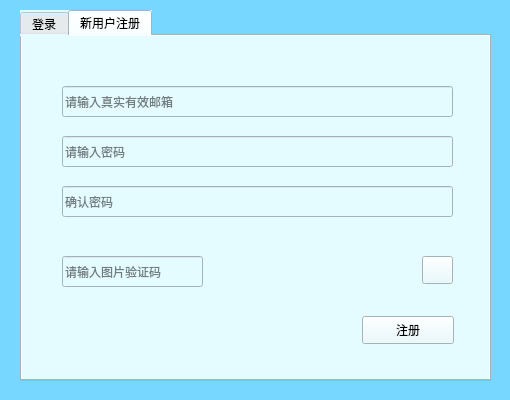
<?xml version="1.0" encoding="UTF-8"?>
<ui version="4.0">
 <class>Form</class>
 <widget class="QWidget" name="Form">
  <property name="geometry">
   <rect>
    <x>0</x>
    <y>0</y>
    <width>510</width>
    <height>400</height>
   </rect>
  </property>
  <property name="windowTitle">
   <string>Form</string>
  </property>
  <property name="styleSheet">
   <string notr="true">background-color: rgb(119, 215, 255);</string>
  </property>
  <widget class="QTabWidget" name="tabWidget">
   <property name="enabled">
    <bool>true</bool>
   </property>
   <property name="geometry">
    <rect>
     <x>20</x>
     <y>10</y>
     <width>471</width>
     <height>371</height>
    </rect>
   </property>
   <property name="styleSheet">
    <string notr="true">background-color: rgb(228, 251, 255);</string>
   </property>
   <property name="currentIndex">
    <number>1</number>
   </property>
   <widget class="QWidget" name="login_tab">
    <attribute name="title">
     <string>登录</string>
    </attribute>
    <widget class="QLineEdit" name="userAccountLineEdit">
     <property name="geometry">
      <rect>
       <x>40</x>
       <y>60</y>
       <width>391</width>
       <height>31</height>
      </rect>
     </property>
     <property name="placeholderText">
      <string>请输入邮箱</string>
     </property>
    </widget>
    <widget class="QLineEdit" name="passwordLineEdit">
     <property name="geometry">
      <rect>
       <x>40</x>
       <y>200</y>
       <width>391</width>
       <height>31</height>
      </rect>
     </property>
     <property name="echoMode">
      <enum>QLineEdit::Password</enum>
     </property>
     <property name="placeholderText">
      <string>请输入密码</string>
     </property>
    </widget>
    <widget class="QPushButton" name="loginPushButton">
     <property name="geometry">
      <rect>
       <x>220</x>
       <y>270</y>
       <width>92</width>
       <height>28</height>
      </rect>
     </property>
     <property name="text">
      <string>登录</string>
     </property>
    </widget>
    <widget class="QLineEdit" name="imgVerifiyCodeLineEdit">
     <property name="geometry">
      <rect>
       <x>40</x>
       <y>130</y>
       <width>131</width>
       <height>31</height>
      </rect>
     </property>
     <property name="text">
      <string/>
     </property>
     <property name="placeholderText">
      <string>请输入图片验证码</string>
     </property>
    </widget>
    <widget class="QLabel" name="codeImageLabel">
     <property name="geometry">
      <rect>
       <x>180</x>
       <y>120</y>
       <width>191</width>
       <height>41</height>
      </rect>
     </property>
     <property name="toolTip">
      <string>看不清？点击刷新</string>
     </property>
     <property name="text">
      <string/>
     </property>
     <property name="scaledContents">
      <bool>true</bool>
     </property>
    </widget>
    <widget class="QPushButton" name="exitButton">
     <property name="geometry">
      <rect>
       <x>340</x>
       <y>270</y>
       <width>92</width>
       <height>28</height>
      </rect>
     </property>
     <property name="text">
      <string>退出</string>
     </property>
    </widget>
    <widget class="QPushButton" name="refreshButton">
     <property name="geometry">
      <rect>
       <x>380</x>
       <y>130</y>
       <width>31</width>
       <height>28</height>
      </rect>
     </property>
     <property name="text">
      <string/>
     </property>
    </widget>
    <widget class="QPushButton" name="forgetPushButton">
     <property name="geometry">
      <rect>
       <x>40</x>
       <y>270</y>
       <width>121</width>
       <height>28</height>
      </rect>
     </property>
     <property name="text">
      <string>忘记/修改密码</string>
     </property>
    </widget>
   </widget>
   <widget class="QWidget" name="tab">
    <attribute name="title">
     <string>新用户注册</string>
    </attribute>
    <widget class="QLineEdit" name="registerPwdLineEdit">
     <property name="geometry">
      <rect>
       <x>40</x>
       <y>100</y>
       <width>391</width>
       <height>31</height>
      </rect>
     </property>
     <property name="echoMode">
      <enum>QLineEdit::Password</enum>
     </property>
     <property name="placeholderText">
      <string>请输入密码</string>
     </property>
    </widget>
    <widget class="QLineEdit" name="registerVerifyLineEdit">
     <property name="geometry">
      <rect>
       <x>40</x>
       <y>220</y>
       <width>141</width>
       <height>31</height>
      </rect>
     </property>
     <property name="placeholderText">
      <string>请输入图片验证码</string>
     </property>
    </widget>
    <widget class="QPushButton" name="registerPushButton">
     <property name="geometry">
      <rect>
       <x>340</x>
       <y>280</y>
       <width>92</width>
       <height>28</height>
      </rect>
     </property>
     <property name="text">
      <string>注册</string>
     </property>
    </widget>
    <widget class="QLineEdit" name="registerPwdCnfLineEdit">
     <property name="geometry">
      <rect>
       <x>40</x>
       <y>150</y>
       <width>391</width>
       <height>31</height>
      </rect>
     </property>
     <property name="echoMode">
      <enum>QLineEdit::Password</enum>
     </property>
     <property name="placeholderText">
      <string>确认密码</string>
     </property>
    </widget>
    <widget class="QLabel" name="registerCodeImageLabel">
     <property name="geometry">
      <rect>
       <x>190</x>
       <y>210</y>
       <width>191</width>
       <height>41</height>
      </rect>
     </property>
     <property name="toolTip">
      <string>看不清？点击刷新</string>
     </property>
     <property name="text">
      <string/>
     </property>
     <property name="scaledContents">
      <bool>true</bool>
     </property>
    </widget>
    <widget class="QLineEdit" name="registerMailEdit">
     <property name="geometry">
      <rect>
       <x>40</x>
       <y>50</y>
       <width>391</width>
       <height>31</height>
      </rect>
     </property>
     <property name="placeholderText">
      <string>请输入真实有效邮箱</string>
     </property>
    </widget>
    <widget class="QPushButton" name="refreshButton_2">
     <property name="geometry">
      <rect>
       <x>400</x>
       <y>220</y>
       <width>31</width>
       <height>28</height>
      </rect>
     </property>
     <property name="text">
      <string/>
     </property>
    </widget>
   </widget>
  </widget>
 </widget>
 <resources/>
 <connections/>
</ui>
